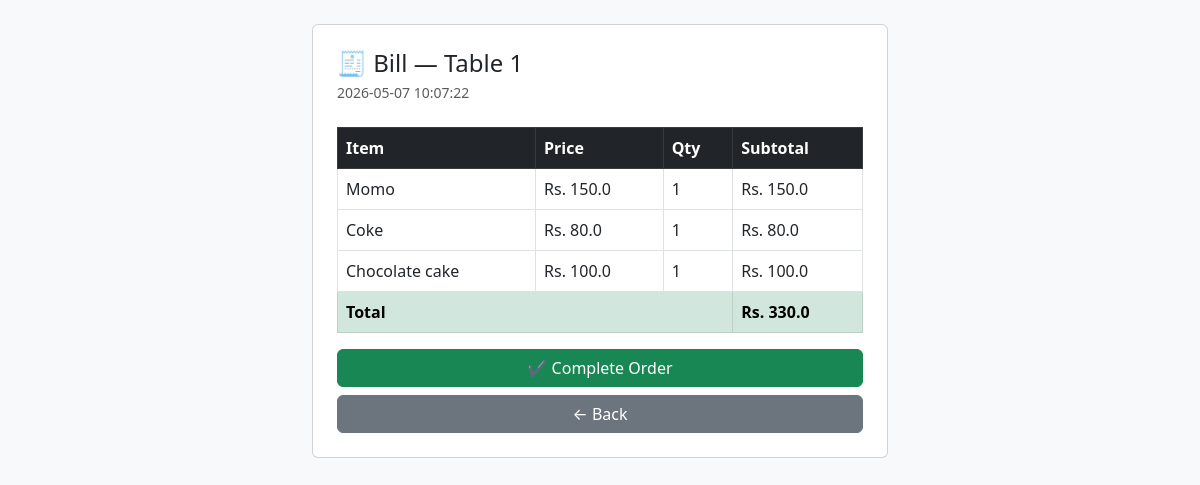
The page /order/1 (signed in) on the database its author committed.
### tables this page shows
CREATE TABLE orders (
            id INTEGER PRIMARY KEY AUTOINCREMENT,
            table_number INTEGER NOT NULL,
            status TEXT DEFAULT 'pending',
            created_at TIMESTAMP DEFAULT CURRENT_TIMESTAMP
        );

CREATE TABLE order_items (
            id INTEGER PRIMARY KEY AUTOINCREMENT,
            order_id INTEGER,
            menu_id INTEGER,
            quantity INTEGER DEFAULT 1,
            FOREIGN KEY(order_id) REFERENCES orders(id),
            FOREIGN KEY(menu_id) REFERENCES menu(id)
        );

CREATE TABLE menu (
            id INTEGER PRIMARY KEY AUTOINCREMENT,
            name TEXT NOT NULL,
            price REAL NOT NULL,
            category TEXT
        );

### app.py (the view)
@app.route("/order/<int:id>")
def order_detail(id):
    if "user_id" not in session:
        return redirect(url_for("login"))
    conn = get_db()
    cursor = conn.cursor()
    cursor.execute("SELECT * FROM orders WHERE id = ?", (id,))
    order = cursor.fetchone()
    cursor.execute("""
        SELECT menu.name, menu.price, order_items.quantity,
               (menu.price * order_items.quantity) as subtotal
        FROM order_items
        JOIN menu ON order_items.menu_id = menu.id
        WHERE order_items.order_id = ?
    """, (id,))
    items = cursor.fetchall()
    total = sum(item["subtotal"] for item in items)
    conn.close()
    return render_template("order_detail.html", order=order, items=items, total=total)

### app.py (called while the page is built)
def get_db():
    conn = sqlite3.connect("restaurant.db")
    conn.row_factory = sqlite3.Row
    return conn

### templates/order_detail.html (shortened to what this page needs)
<!DOCTYPE html>
<html lang="en">
<head>
    <link href="https://cdn.jsdelivr.net/npm/bootstrap@5.3.0/dist/css/bootstrap.min.css" rel="stylesheet">
</head>
<body class="bg-light">
    <div class="container mt-4" style="max-width: 600px;">
        <div class="card p-4">
            <h4 class="mb-1">🧾 Bill — Table {{ order["table_number"] }}</h4>
            <small class="text-muted mb-4 d-block">{{ order["created_at"] }}</small>
            <table class="table table-bordered">
                <thead class="table-dark">
                    <tr>
                        <th>Item</th>
                        <th>Price</th>
                        <th>Qty</th>
                        <th>Subtotal</th>
                    </tr>
                </thead>
                <tbody>
                    {% for item in items %}
                    <tr>
                        <td>{{ item["name"] }}</td>
                        <td>Rs. {{ item["price"] }}</td>
                        <td>{{ item["quantity"] }}</td>
                        <td>Rs. {{ item["subtotal"] }}</td>
                    </tr>
                    {% endfor %}
                </tbody>
                <tfoot>
                    <tr class="table-success">
                        <th colspan="3">Total</th>
                        <th>Rs. {{ total }}</th>
                    </tr>
                </tfoot>
            </table>
            <a href="/order/complete/{{ order['id'] }}" class="btn btn-success w-100">✔ Complete Order</a>
            <a href="/" class="btn btn-secondary w-100 mt-2">← Back</a>
        </div>
    </div>
</body>
</html>

### rows shown on the page
orders: table_number "1", created_at "2026-05-07 10:07:22"
order_items: name "Momo", price "150.0", quantity "1", subtotal "150.0"
order_items: name "Coke", price "80.0", quantity "1", subtotal "80.0"
order_items: name "Chocolate cake", price "100.0", quantity "1", subtotal "100.0"

### other values the page prints
{{ total }} "330.0"
